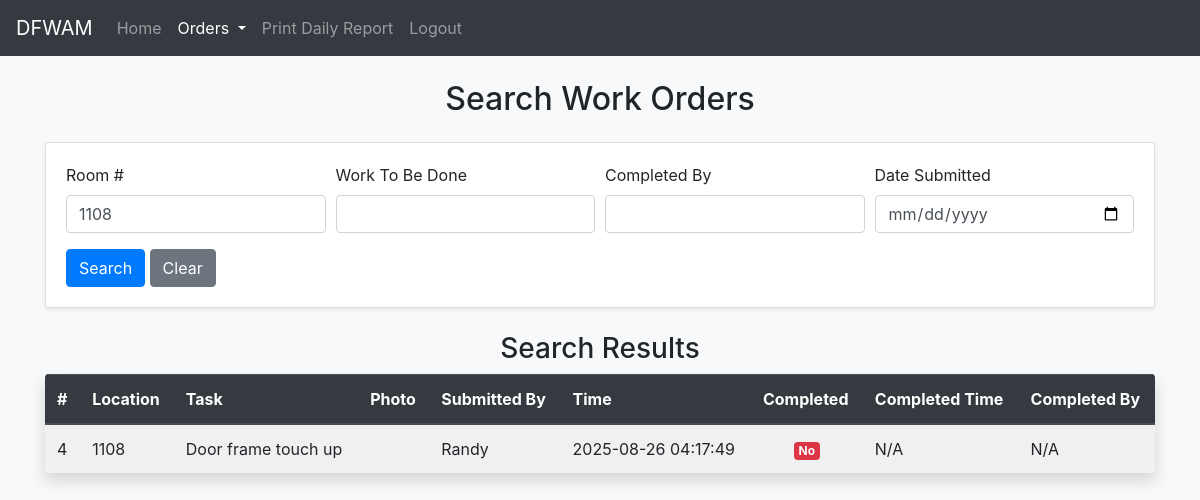
Screenshot of /search.php?room=1108 (signed in) with the database file from the repository.
### tables this page shows
CREATE TABLE IF NOT EXISTS `orders` (
  `id` int NOT NULL AUTO_INCREMENT,
  `room` int NOT NULL,
  `work_to_be_done` text NOT NULL,
  `photo` varchar(255) DEFAULT NULL,
  `completed` tinyint(1) NOT NULL DEFAULT '0',
  `completed_by` varchar(255) DEFAULT NULL,
  `time_completed` timestamp NULL DEFAULT NULL,
  `time` timestamp NOT NULL DEFAULT CURRENT_TIMESTAMP,
  `submitted_by` varchar(50) NOT NULL,
  PRIMARY KEY (`id`)
);

### search.php (the view, shortened to what this page needs)
<?php
include "config.php";
$data = [];
$search_performed = !empty($_GET);
if ($search_performed) {
    $query_sql = "SELECT * FROM `orders` WHERE 1=1";
    $params = [];
    if (!empty($_GET['room'])) {
        $query_sql .= " AND room = :room";
        $params[':room'] = $_GET['room'];
    }
    $query_sql .= " ORDER BY `id` DESC";
    $query = $conn->prepare($query_sql);
    $query->execute($params);
    $data = $query->fetchAll(PDO::FETCH_ASSOC);
}
?>
<!DOCTYPE html>
<html lang="en">
<head>
    <link rel="stylesheet" href="https://stackpath.bootstrapcdn.com/bootstrap/4.3.1/css/bootstrap.min.css" />
</head>
<body class="bg-light">
    <nav class="navbar navbar-expand-lg sticky-top navbar-dark bg-dark">
        <a class="navbar-brand" href="#">DFWAM</a>
        <div class="collapse navbar-collapse" id="navbarSupportedContent">
            <ul class="navbar-nav mr-auto">
                <li class="nav-item">
                    <a class="nav-link" href="/index.php">Home</a>
                </li>
                <li class="nav-item dropdown active">
                    <a class="nav-link dropdown-toggle" href="#" id="navbarDropdown" role="button" data-toggle="dropdown" aria-haspopup="true" aria-expanded="false">
                        Orders <span class="sr-only">(current)</span>
                    </a>
                </li>
                <li class="nav-item">
                    <a class="nav-link" href="/print.php">Print Daily Report</a>
                </li>
                <li class="nav-item">
                    <a class="nav-link" href="logout.php">Logout</a>
                </li>
            </ul>
        </div>
    </nav>
    <div class="container mt-4">
        <div class="row">
            <div class="col">
                <h2 class="text-center">Search Work Orders</h2>
            </div>
        </div>
        <div class="row mt-3">
            <div class="col">
                <div class="card shadow-sm">
                    <div class="card-body">
                        <form method="GET" action="search.php">
                            <div class="form-row">
                                <div class="form-group col-md-3">
                                    <label for="room">Room #</label>
                                    <input type="text" class="form-control" id="room" name="room" value="<?php echo htmlspecialchars($_GET['room'] ?? '', ENT_QUOTES, 'UTF-8'); ?>">
                                </div>
                                <div class="form-group col-md-3">
                                    <label for="work_to_be_done">Work To Be Done</label>
                                    <input type="text" class="form-control" id="work_to_be_done" name="work_to_be_done" value="<?php echo htmlspecialchars($_GET['work_to_be_done'] ?? '', ENT_QUOTES, 'UTF-8'); ?>">
                                </div>
                                <div class="form-group col-md-3">
                                    <label for="completed_by">Completed By</label>
                                    <input type="text" class="form-control" id="completed_by" name="completed_by" value="<?php echo htmlspecialchars($_GET['completed_by'] ?? '', ENT_QUOTES, 'UTF-8'); ?>">
                                </div>
                                <div class="form-group col-md-3">
                                    <label for="time">Date Submitted</label>
                                    <input type="date" class="form-control" id="time" name="time" value="<?php echo htmlspecialchars($_GET['time'] ?? '', ENT_QUOTES, 'UTF-8'); ?>">
                                </div>
                            </div>
                            <button type="submit" class="btn btn-primary">Search</button>
                            <a href="/search.php" class="btn btn-secondary">Clear</a>
                        </form>
                    </div>
                </div>
            </div>
        </div>
        <?php if ($search_performed): ?>
        <div class="row mt-4">
            <div class="col">
                <h3 class="text-center">Search Results</h3>
                <?php if (count($data) > 0): ?>
                <div class="table-responsive shadow rounded">
                    <table class="table table-light table-striped table-hover mb-0">
                        <thead class="thead-dark">
                            <tr>
                                <th>#</th>
                                <th>Location</th>
                                <th>Task</th>
                                <th>Photo</th>
                                <th>Submitted By</th>
                                <th>Time</th>
                                <th>Completed</th>
                                <th>Completed Time</th>
                                <th>Completed By</th>
                            </tr>
                        </thead>
                        <tbody>
                            <?php foreach ($data as $row): ?>
                                <?php
                                $id = htmlspecialchars($row['id'] ?? '', ENT_QUOTES, 'UTF-8');
                                $room = htmlspecialchars($row['room'] ?? '', ENT_QUOTES, 'UTF-8');
                                $work_to_be_done = htmlspecialchars($row['work_to_be_done'] ?? '', ENT_QUOTES, 'UTF-8');
                                $submitted_by = htmlspecialchars($row['submitted_by'] ?? '', ENT_QUOTES, 'UTF-8');
                                $time = htmlspecialchars($row['time'] ?? '', ENT_QUOTES, 'UTF-8');
                                $completed = $row['completed'] ? '<span class="badge badge-success">Yes</span>' : '<span class="badge badge-danger">No</span>';
                                $time_completed = htmlspecialchars($row['time_completed'] ?? 'N/A', ENT_QUOTES, 'UTF-8');
                                $completed_by = htmlspecialchars($row['completed_by'] ?? 'N/A', ENT_QUOTES, 'UTF-8');
                                ?>
                                <tr>
                                    <td><?php echo $id; ?></td>
                                    <td><?php echo $room; ?></td>
                                    <td><?php echo $work_to_be_done; ?></td>
                                    <td>
                                    </td>
                                    <td><?php echo $submitted_by; ?></td>
                                    <td><?php echo $time; ?></td>
                                    <td class="text-center"><?php echo $completed; ?></td>
                                    <td><?php echo $time_completed; ?></td>
                                    <td><?php echo $completed_by; ?></td>
                                </tr>
                            <?php endforeach; ?>
                        </tbody>
                    </table>
                </div>
                <?php else: ?>
                    <p class="alert alert-warning text-center mt-3">No work orders found matching your criteria.</p>
                <?php endif; ?>
            </div>
        </div>
        <?php endif; ?>
    </div>
</body>
</html>

### rows the page displays
orders: id "4", room "1108", work_to_be_done "Door frame touch up", submitted_by "Randy", time "2025-08-26 04:17:49", completed "No", time_completed "N/A", completed_by "N/A"
